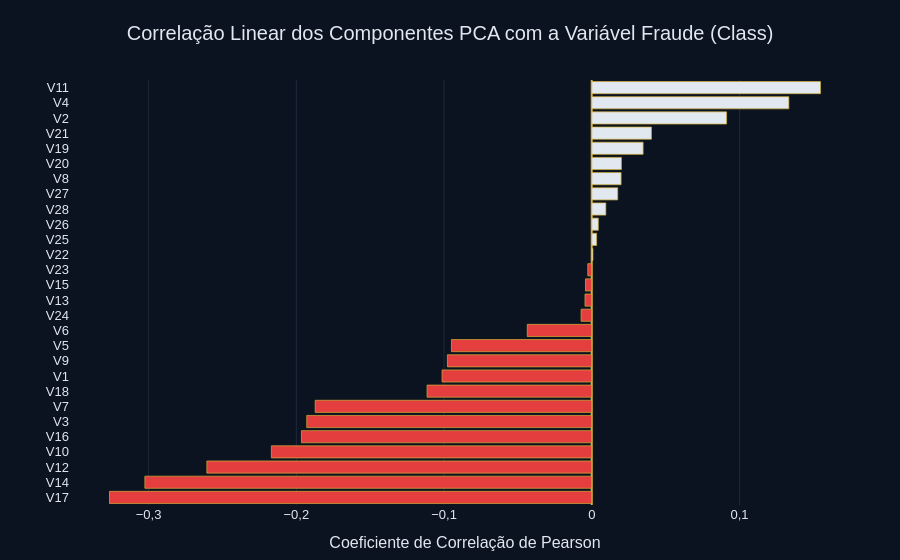

Notebook source saved alongside this figure:
### Markdown cell above
## 5. Correlação Linear das Componentes PCA (`V1` a `V28`) com `Class`

Como as variáveis de `V1` a `V28` resultam de uma transformação ortogonal (PCA), elas são estatisticamente descorrelacionadas entre si. No entanto, cada componente possui um grau diferente de associação linear com a variável alvo `Class`.

### Code cell
# Cálculo e ordenação das correlações de Pearson com Class
pca_cols = [f"V{i}" for i in range(1, 29)]
correlations = df[pca_cols + ['Class']].corr()['Class'].drop('Class').sort_values()

corr_df = correlations.reset_index()
corr_df.columns = ['Feature', 'Correlation']
corr_df['Direcao'] = corr_df['Correlation'].apply(lambda x: 'Positiva' if x > 0 else 'Negativa')

top_negative = correlations.head(5)
top_positive = correlations.tail(5)

print("--- TOP 5 CORRELAÇÕES NEGATIVAS MAIS FORTES ---")
for feat, val in top_negative.items():
    str_val = f"{val:.4f}".replace('.', ',')
    print(f"  • {feat:5s}: {str_val}")

print()
print("--- TOP 5 CORRELAÇÕES POSITIVAS MAIS FORTES ---")
for feat, val in top_positive.items():
    str_val = f"{val:.4f}".replace('.', ',')
    print(f"  • {feat:5s}: {str_val}")
print()

fig_corr = px.bar(
    corr_df,
    x='Correlation',
    y='Feature',
    orientation='h',
    title="Correlação Linear dos Componentes PCA com a Variável Fraude (Class)",
    color='Direcao',
    color_discrete_map={'Negativa': '#E53E3E', 'Positiva': '#E2E8F0'}
)

fig_corr.for_each_trace(
    lambda trace: trace.update(
        marker_line_color="#D4AF37",
        marker_line_width=0.7
    )
)

fig_corr.update_traces(
    hovertemplate="<b>Componente %{y}</b><br>Correlação: <b>%{x:,.4f}</b><extra></extra>"
)

fig_corr.update_layout(
    separators=",.",
    title=dict(x=0.5, font=dict(size=20, family="Arial", color="#E2E8F0")),
    margin=dict(t=80, b=50, l=70, r=40),
    xaxis_title="Coeficiente de Correlação de Pearson",
    yaxis_title="",
    font=dict(family="Arial", size=13, color="#E2E8F0"),
    plot_bgcolor='#0B1320',
    paper_bgcolor='#0B1320',
    showlegend=False,
    xaxis=dict(
        showgrid=True, 
        gridcolor="#1E293B", 
        color="#E2E8F0",
        zeroline=True,
        zerolinecolor="#D4AF37",
        zerolinewidth=2
    ),
    yaxis=dict(
        showgrid=False, 
        color="#E2E8F0",
        dtick=1
    )
)

fig_corr.show()

### Figure 1 — Plotly figure (JSON) as saved in the notebook; plotly's stock layout.template omitted (floating-point values rounded to 4 significant figures)
{"data": [{"hovertemplate": "<b>Componente %{y}</b><br>Correlação: <b>%{x:,.4f}</b><extra></extra>", "legendgroup": "Negativa", "marker": {"color": "#E53E3E", "line": {"color": "#D4AF37", "width": 0.7}, "pattern": {"shape": ""}}, "name": "Negativa", "orientation": "h", "showlegend": true, "textposition": "auto", "type": "bar", "x": [-0.3265, -0.3025, -0.2606, -0.2169, -0.1965, -0.193, -0.1873, -0.1115, -0.1013, -0.09773, -0.09497, -0.04364, -0.007221, -0.00457, -0.004223, -0.002685], "xaxis": "x", "y": ["V17", "V14", "V12", "V10", "V16", "V3", "V7", "V18", "V1", "V9", "V5", "V6", "V24", "V13", "V15", "V23"], "yaxis": "y"}, {"hovertemplate": "<b>Componente %{y}</b><br>Correlação: <b>%{x:,.4f}</b><extra></extra>", "legendgroup": "Positiva", "marker": {"color": "#E2E8F0", "line": {"color": "#D4AF37", "width": 0.7}, "pattern": {"shape": ""}}, "name": "Positiva", "orientation": "h", "showlegend": true, "textposition": "auto", "type": "bar", "x": [0.0008053, 0.003308, 0.004455, 0.009536, 0.01758, 0.01988, 0.02009, 0.03478, 0.04041, 0.09129, 0.1334, 0.1549], "xaxis": "x", "y": ["V22", "V25", "V26", "V28", "V27", "V8", "V20", "V19", "V21", "V2", "V4", "V11"], "yaxis": "y"}], "layout": {"barmode": "relative", "font": {"color": "#E2E8F0", "family": "Arial", "size": 13}, "legend": {"title": {"text": "Direcao"}, "tracegroupgap": 0}, "margin": {"b": 50, "l": 70, "r": 40, "t": 80}, "paper_bgcolor": "#0B1320", "plot_bgcolor": "#0B1320", "separators": ",.", "showlegend": false, "title": {"font": {"color": "#E2E8F0", "family": "Arial", "size": 20}, "text": "Correlação Linear dos Componentes PCA com a Variável Fraude (Class)", "x": 0.5}, "xaxis": {"anchor": "y", "color": "#E2E8F0", "domain": [0, 1], "gridcolor": "#1E293B", "showgrid": true, "title": {"text": "Coeficiente de Correlação de Pearson"}, "zeroline": true, "zerolinecolor": "#D4AF37", "zerolinewidth": 2}, "yaxis": {"anchor": "x", "color": "#E2E8F0", "domain": [0, 1], "dtick": 1, "showgrid": false, "title": {"text": ""}}}}
